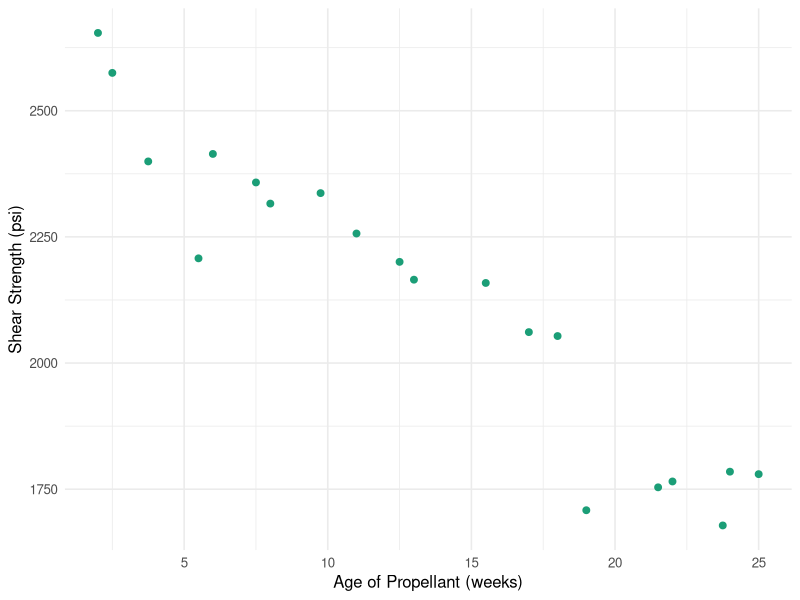
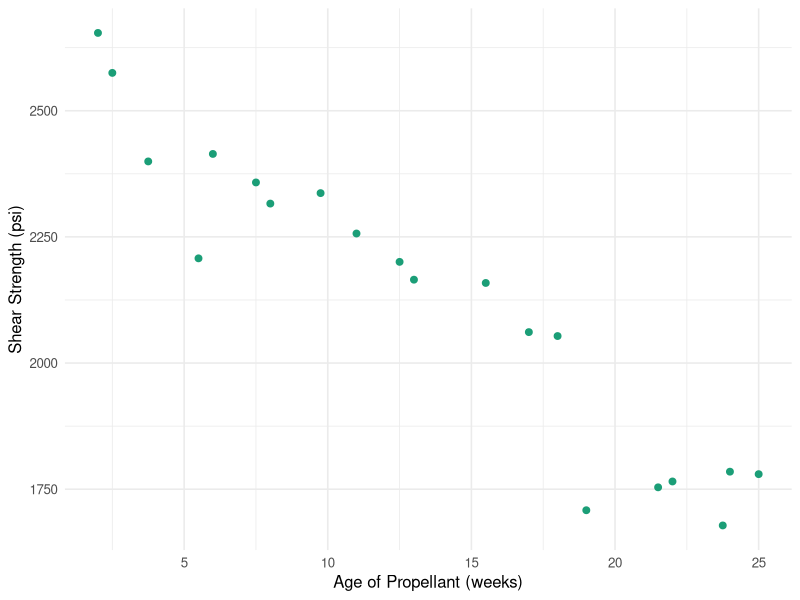

R code for these plots, in order:
library(ggplot2)
propellant <- data.frame(
      age = c(15.50,23.75,8.00,17.00,5.50,19.00,24.00,2.50,7.50,11.00,
                          13.00,3.75,25.00,9.75,22.00,18.00,6.00,12.50,2.00,21.50),
      shear = c(2158.70,1678.15,2316.00,2061.30,2207.50,1708.30,1784.70,
                              2575.00,2357.90,2256.70,2165.20,2399.55,1779.80,2336.75,
                              1765.30,2053.50,2414.40,2200.50,2654.20,1753.70)
    )
ggplot(propellant, aes(x = age, y = shear)) +
      geom_point(size = 2, color = "#1b9e77") +
      labs(x = "Age of Propellant (weeks)", y = "Shear Strength (psi)") +
      theme_minimal(base_size = 12) +
      theme(
            panel.background = element_rect(fill = "transparent", colour = NA),
            plot.background  = element_rect(fill = "transparent", colour = NA)
          )
ggsave("propellant_scatter.pdf", bg = "transparent", width = 4.5, height = 3.2)
